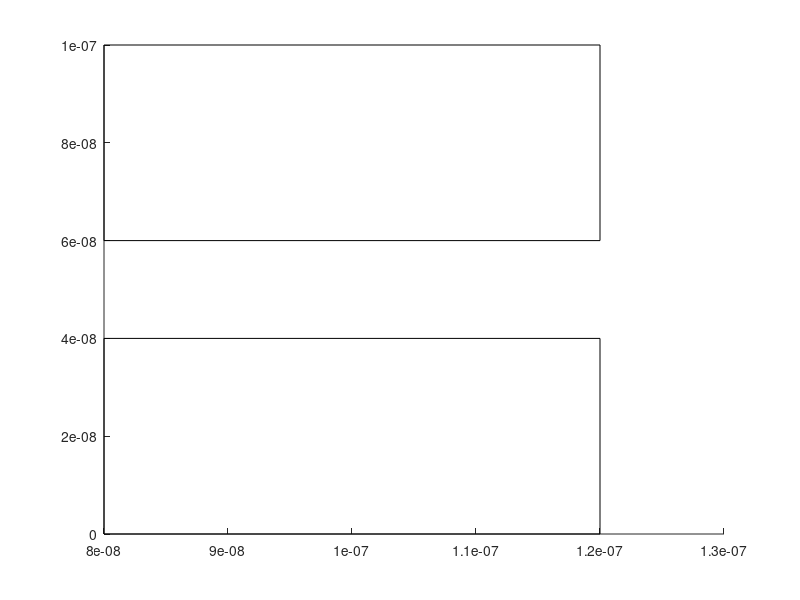

Source code (MATLAB): (Note: this script raises an error after producing the figure.)
clear;
close all;

%You must make sure that you do not click off of figure(2) before the movie
%is over or else it will plot over the histogram
global Vth dt j Tmn eu Pscat NumP  MaxIt boxes specular ax1 ax diffusive

specular=1;
diffusive=0;

m0 =9.11E-31; % Electron rest mass
mn=0.6*m0; % Effective Electron mass
kB=1.3806E-23; % Boltzmann Constant
T=300; % Temperature
Vth=(kB*T/mn)^0.5; % Thermal Velocity
Tmn=0.2E-12; % Time between collisions
Dmn=0.2E-12*Vth;% Mean Free Path
NumP = 1000; % Number of particles
MaxIt =100; % Maximum Iterations
ylimit=100E-9;
xlimit=200E-9;
dt= ylimit/(Vth*100); % time step 
eu=2.71828;
temp=zeros(1,MaxIt);
Pscat = zeros(NumP,1);
Pscat(:,1)= 1 - (eu^(-1*dt/Tmn));
ax1=zeros(NumP,1);
ax=zeros(NumP,1);

figure(2)
hold on
boxes = 1e-9.*[80 120 0 40; 80 120 60 100];

for j=1:size(boxes,1)
           plot([boxes(j, 1) boxes(j, 1) boxes(j, 2) boxes(j, 2) boxes(j, 1)],...
               [boxes(j, 3) boxes(j, 4) boxes(j, 4) boxes(j, 3) boxes(j, 3)], 'k-');
        end


for j=1:NumP % creates electrons
      electrons(j,:)=Celec3();
      POS1(j,:)=POS(electrons);% Tracks initial position
      POS2(j,:)=POS(electrons);%Tracks initial position
end
    


%Construct the frame.
figure(2)
xlim([0 200E-9]);
ylim([0 100E-9]);
hold on    
NumPP=20; % # of electrons to plot
color=hsv(NumPP);

for j=1:MaxIt
    electrons = move3(electrons); % moves the electrons
    temp(j) = (sum(electrons(:,3).^2) + sum(electrons(:,4).^2))*mn/(kB*NumP); % Temperature for the system, do I need to divide by the number of electrons? 
    for i=1:NumP
          if abs(POS1(i,1) - electrons(i,1))>100E-9; % If the change between old and new is very large we jumped across the screen
            POS1(i,1)=electrons(i,1); %just say the old position is also the new position to avoid plotting across the screen
          end
          if(i<NumPP) % only plots the first NumPP electrons
             plot([POS1(i,1) electrons(i,1)],[POS1(i,2) electrons(i,2)],'Color',color(i,:)) %plots the electron line between old and new.
             pause(0.0001)
          end
    end
    POS1(:,1)=electrons(:,1);
    POS1(:,2)=electrons(:,2);

end


figure(2)
%makes the plot titles for moving electrons
title('electron trajectory')
xlabel('x (m)')
ylabel('y (m)')


EDensity(:,1) = electrons(:,1);
EDensity(:,2) = electrons(:,2);
figure(3)
hist3(EDensity,'Nbins',[30 30],'CDataMode','auto','FaceColor','interp');
xlim([0 200E-9]);
ylim([0 100E-9]);
xlabel ('X (m)');
ylabel('Y (m)');
zlabel('Electron Density # of Electrons');
title ('Electron Density Map');















